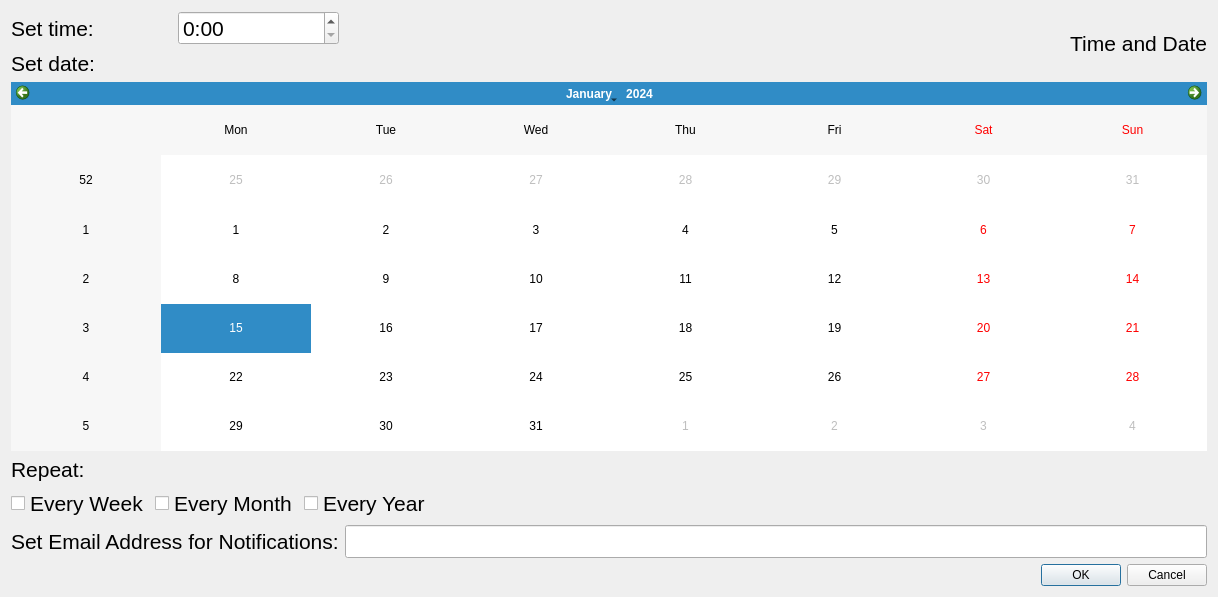
<?xml version="1.0" encoding="UTF-8"?>
<ui version="4.0">
 <class>Dialog</class>
 <widget class="QDialog" name="Dialog">
  <property name="geometry">
   <rect>
    <x>0</x>
    <y>0</y>
    <width>1218</width>
    <height>597</height>
   </rect>
  </property>
  <property name="windowTitle">
   <string>Dialog</string>
  </property>
  <layout class="QGridLayout" name="gridLayout_3">
   <item row="3" column="0">
    <widget class="QLabel" name="SetEmailAdressForAlarts">
     <property name="font">
      <font>
       <pointsize>16</pointsize>
      </font>
     </property>
     <property name="text">
      <string>Set Email Address for Notifications:</string>
     </property>
    </widget>
   </item>
   <item row="4" column="4">
    <widget class="QDialogButtonBox" name="OkCancle">
     <property name="orientation">
      <enum>Qt::Horizontal</enum>
     </property>
     <property name="standardButtons">
      <set>QDialogButtonBox::Cancel|QDialogButtonBox::Ok</set>
     </property>
    </widget>
   </item>
   <item row="1" column="0" colspan="5">
    <widget class="QCalendarWidget" name="SetDate"/>
   </item>
   <item row="3" column="1" colspan="4">
    <widget class="QLineEdit" name="EmailInput">
     <property name="font">
      <font>
       <pointsize>16</pointsize>
      </font>
     </property>
    </widget>
   </item>
   <item row="0" column="4">
    <widget class="QLabel" name="TimeAndDateLabel">
     <property name="font">
      <font>
       <pointsize>16</pointsize>
      </font>
     </property>
     <property name="text">
      <string>Time and Date</string>
     </property>
     <property name="alignment">
      <set>Qt::AlignRight|Qt::AlignTrailing|Qt::AlignVCenter</set>
     </property>
    </widget>
   </item>
   <item row="2" column="0" colspan="4">
    <layout class="QGridLayout" name="gridLayout_2">
     <item row="0" column="0">
      <widget class="QLabel" name="RepeatLable">
       <property name="font">
        <font>
         <pointsize>16</pointsize>
        </font>
       </property>
       <property name="text">
        <string>Repeat:</string>
       </property>
       <property name="alignment">
        <set>Qt::AlignBottom|Qt::AlignLeading|Qt::AlignLeft</set>
       </property>
      </widget>
     </item>
     <item row="1" column="0">
      <widget class="QCheckBox" name="EveryWeekCheckBox">
       <property name="font">
        <font>
         <pointsize>16</pointsize>
        </font>
       </property>
       <property name="text">
        <string>Every Week</string>
       </property>
      </widget>
     </item>
     <item row="1" column="1">
      <widget class="QCheckBox" name="EveryMonthCheckBox">
       <property name="font">
        <font>
         <pointsize>16</pointsize>
        </font>
       </property>
       <property name="text">
        <string>Every Month</string>
       </property>
      </widget>
     </item>
     <item row="1" column="2">
      <widget class="QCheckBox" name="EveryYearCheckBox">
       <property name="font">
        <font>
         <pointsize>16</pointsize>
        </font>
       </property>
       <property name="text">
        <string>Every Year</string>
       </property>
      </widget>
     </item>
    </layout>
   </item>
   <item row="0" column="0">
    <layout class="QGridLayout" name="gridLayout">
     <item row="1" column="0">
      <widget class="QLabel" name="SetDateLable">
       <property name="font">
        <font>
         <pointsize>16</pointsize>
        </font>
       </property>
       <property name="text">
        <string>Set date:</string>
       </property>
      </widget>
     </item>
     <item row="0" column="0">
      <widget class="QLabel" name="SetTimeLable">
       <property name="font">
        <font>
         <pointsize>16</pointsize>
        </font>
       </property>
       <property name="text">
        <string>Set time:</string>
       </property>
      </widget>
     </item>
     <item row="0" column="1">
      <widget class="QTimeEdit" name="SetTime">
       <property name="enabled">
        <bool>true</bool>
       </property>
       <property name="font">
        <font>
         <pointsize>16</pointsize>
        </font>
       </property>
       <property name="displayFormat">
        <string>h:mm </string>
       </property>
      </widget>
     </item>
    </layout>
   </item>
  </layout>
 </widget>
 <resources/>
 <connections>
  <connection>
   <sender>OkCancle</sender>
   <signal>accepted()</signal>
   <receiver>Dialog</receiver>
   <slot>accept()</slot>
   <hints>
    <hint type="sourcelabel">
     <x>248</x>
     <y>254</y>
    </hint>
    <hint type="destinationlabel">
     <x>157</x>
     <y>274</y>
    </hint>
   </hints>
  </connection>
  <connection>
   <sender>OkCancle</sender>
   <signal>rejected()</signal>
   <receiver>Dialog</receiver>
   <slot>reject()</slot>
   <hints>
    <hint type="sourcelabel">
     <x>316</x>
     <y>260</y>
    </hint>
    <hint type="destinationlabel">
     <x>286</x>
     <y>274</y>
    </hint>
   </hints>
  </connection>
 </connections>
</ui>
